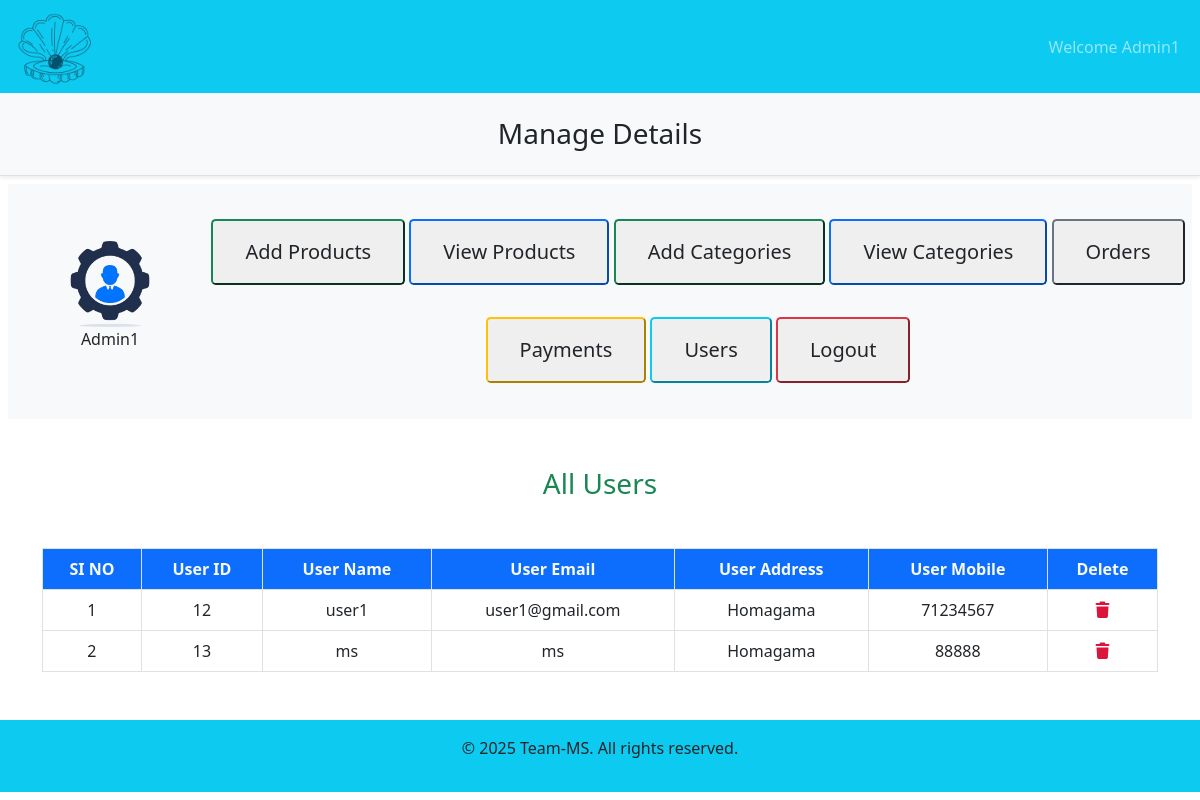
/admin/index.php?list_users (signed in), run on the app's committed database.
### tables this page shows
CREATE TABLE `user_table` (
  `user_id` int(11) NOT NULL,
  `username` varchar(100) NOT NULL,
  `user_email` varchar(100) NOT NULL,
  `user_password` varchar(255) NOT NULL,
  `user_ip` varchar(100) NOT NULL,
  `user_address` varchar(255) NOT NULL,
  `user_mobile` int(20) NOT NULL
);

### admin/list_users.php (the view)
<h3 class="text-center text-success">All Users</h3>
<table class="table table-bordered mt-5 text-center">
    <thead class="bg-primary text-light">
    <?php
    $all_users = "SELECT * FROM `user_table`";
    $run_all = mysqli_query($con, $all_users);
    $row_count = mysqli_num_rows($run_all);
    if($row_count == 0){
        echo "</thead></table><h2 class='text-danger text-center mt-5'>No users!</h2>";
    } else {
        echo "<tr>
                <th>SI NO</th>
                <th>User ID</th>
                <th>User Name</th>
                <th>User Email</th>
                <th>User Address</th>
                <th>User Mobile</th>
                <th>Delete</th>
            </tr>
        </thead>
        <tbody>";
        $number = 0;
        while($row_data = mysqli_fetch_assoc($run_all)){
            $user_id = $row_data['user_id'];
            $username = $row_data['username'];
            $user_email = $row_data['user_email'];
            $user_address = $row_data['user_address'];
            $user_mobile = $row_data['user_mobile'];
            $number++;
            echo "<tr>
                <td>$number</td>
                <td>$user_id</td>
                <td>$username</td>
                <td>$user_email</td>
                <td>$user_address</td>
                <td>$user_mobile</td>
                <td>
                    <a href='#' data-bs-toggle='modal' data-bs-target='#deleteUser$user_id'>
                        <i class='fa-solid fa-trash' style='color:crimson'></i>
                    </a>
                </td>
            </tr>
            <div class='modal fade' id='deleteUser$user_id' tabindex='-1' aria-hidden='true'>
                <div class='modal-dialog'>
                    <div class='modal-content'>
                        <div class='modal-body text-start'>
                            <h4>Are you sure?</h4>
                            <p>Do you really want to delete the account for <b>$username</b>?</p>
                            <p class='text-danger'><small>This action will permanently remove this user from the system.</small></p>
                        </div>
                        <div class='modal-footer'>
                            <button type='button' class='btn btn-secondary' data-bs-dismiss='modal'>No</button>
                            <a href='index.php?delete_users=$user_id' class='btn btn-primary text-decoration-none'>Yes, Delete</a>
                        </div>
                    </div>
                </div>
            </div>";
        }
        echo "</tbody>";
    }
    ?>
</table>

### css/style.css (style rules this page uses)
* { margin: 0; padding: 0; box-sizing: border-box; }

### admin/index.php (style rules this page uses)
body { overflow-x: hidden; }

### data on the page
user_table: user_id "12", username "user1", user_email "user1@gmail.com", user_address "Homagama", user_mobile "71234567"
user_table: user_id "13", username "ms", user_email "ms", user_address "Homagama", user_mobile "88888"

### other printed values
$_SESSION['admin_name'] "Admin1"
